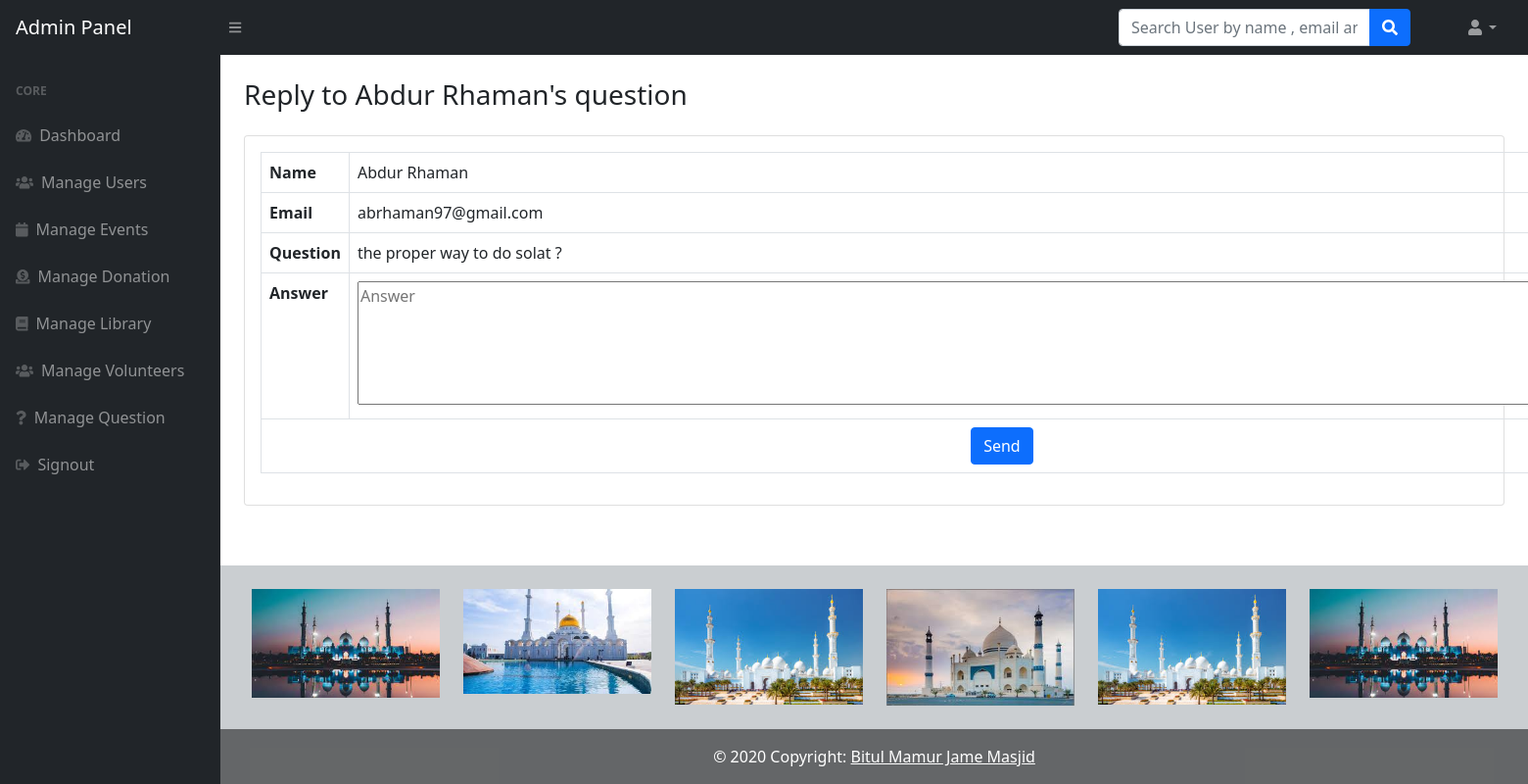
Screenshot of /admin/reply-question.php?id=8 with the database file from the repository.
### tables this page shows
CREATE TABLE `question` (
  `id` int(255) NOT NULL,
  `name` varchar(255) NOT NULL,
  `email` varchar(255) NOT NULL,
  `question` varchar(255) NOT NULL,
  `answer` varchar(255) NOT NULL
);

### admin/reply-question.php (the view, shortened to what this page needs)
<?php session_start();
require "../connection.php";
?>
<!DOCTYPE html>
<html lang="en">
    <head>
        <link href="https://cdn.jsdelivr.net/npm/bootstrap@5.1.1/dist/css/bootstrap.min.css" rel="stylesheet">
    </head>
    <body class="sb-nav-fixed">
      <?php include_once('navbar.php');?>
        <div id="layoutSidenav">
         <?php include_once('sidebar.php');?>
            <div id="layoutSidenav_content">
                <main>
                    <div class="container-fluid px-4">
<?php
$id=$_GET['id'];
$query=mysqli_query($con,"SELECT * FROM question WHERE id='$id'");
while($result=mysqli_fetch_array($query))
{?>
                        <h3 class="mt-4 mb-4">Reply to <?php echo $result['name'];?>'s question</h3>
                        <div class="card mb-4">
                     <form method="post">
                            <div class="card-body">
                                <table class="table table-bordered">
                                   <tr>
                                    <th>Name</th>
                                       <td><?php echo $result['name'];?></td>
                                   </tr>
                                   <tr>
                                       <th>Email</th>
                                       <td><?php echo $result['email'];?></td>
                                   </tr>
                                         <tr>
                                       <th>Question</th>
                                       <td><?php echo $result['question'];?></td>
                                   </tr>
                                   <tr>
                                    <th>Answer</th>
                                       <td><textarea rows="5" cols="150" type="text" name="answer" placeholder="Answer"></textarea></td>
                                   </tr>
                                   <tr>
                                       <td colspan="4" style="text-align:center ;"><button type="submit" class="btn btn-primary btn-block" name="submit">Send</button></td>
                                   </tr>
                                </table>
                            </div>
                            </form>
                        </div>
<?php } ?>
                    </div>
                </main>
         <?php include('footer.php');?>
            </div>
        </div>
    </body>
</html>

### rows the page displays
question: name "Abdur Rhaman", email "abrhaman97@gmail.com", question "the proper way to do solat ?"
